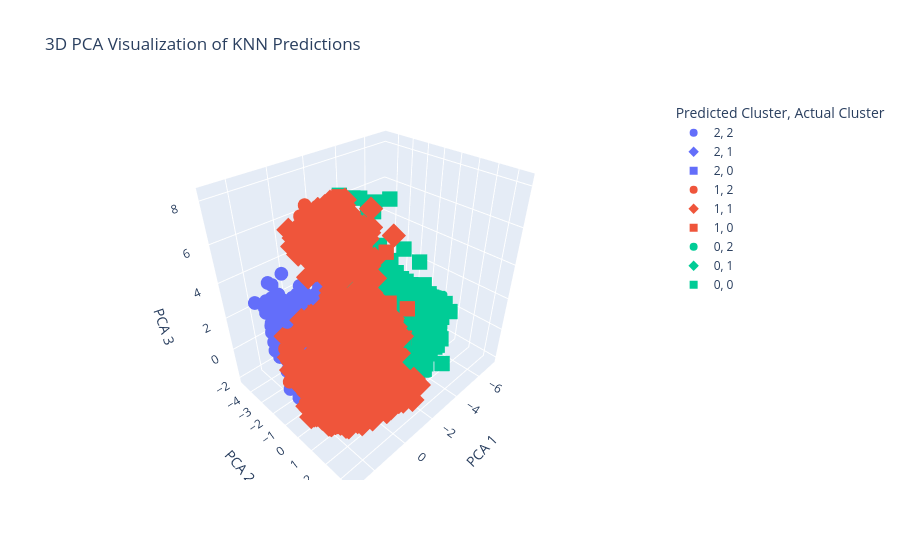

The code cell stored with this chart in its notebook:
### Markdown cell above
### Testing Different K Values

I tested several values of k to see how the number of neighbors affects model performance.

This helps choose a more stable and reliable KNN model.

### Code cell
from sklearn.decomposition import PCA
import plotly.express as px

pca = PCA(n_components=3)

X_test_pca = pca.fit_transform(X_test_scaled)

plot_df = pd.DataFrame({
    "PCA 1": X_test_pca[:, 0],
    "PCA 2": X_test_pca[:, 1],
    "PCA 3": X_test_pca[:, 2],
    "Actual Cluster": y_test.astype(str).values,
    "Predicted Cluster": y_pred.astype(str)
})

fig = px.scatter_3d(
    plot_df,
    x="PCA 1",
    y="PCA 2",
    z="PCA 3",
    color="Predicted Cluster",
    symbol="Actual Cluster",
    title="3D PCA Visualization of KNN Predictions"
)

fig.show()
